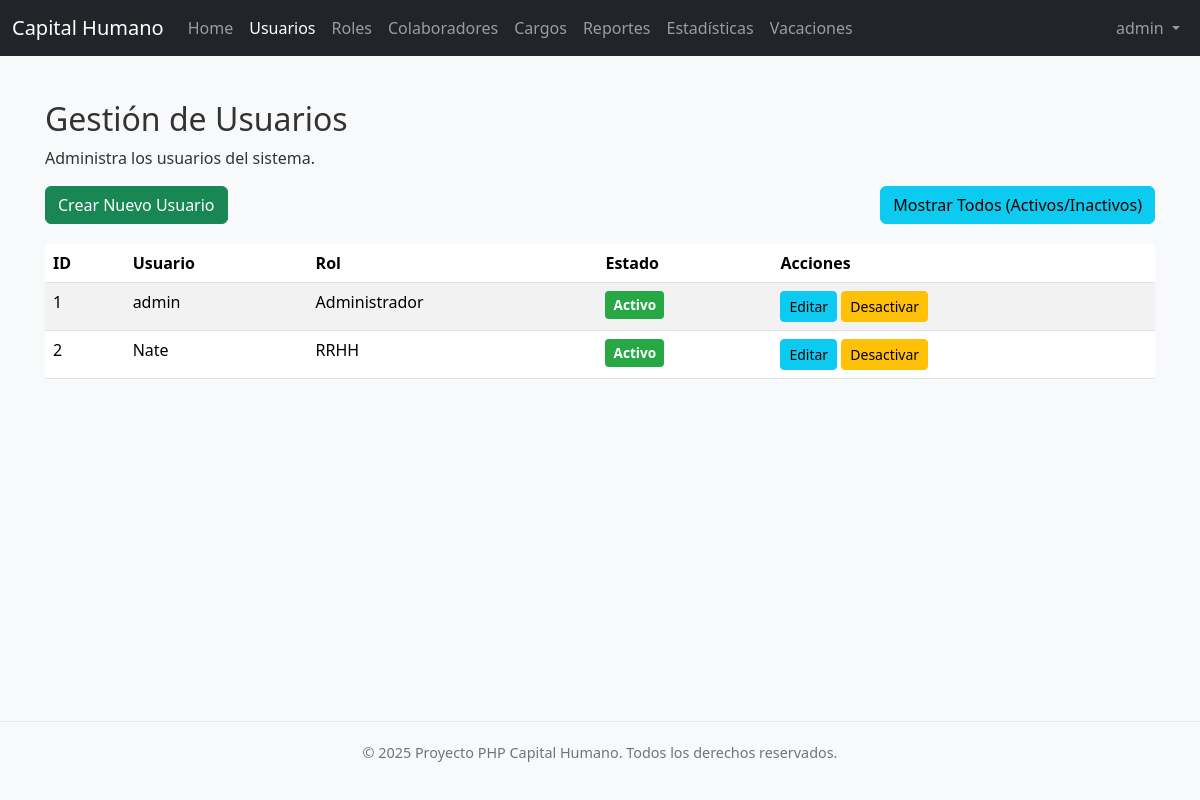
The page /usuarios/index.php (signed in) on the database as committed earlier.
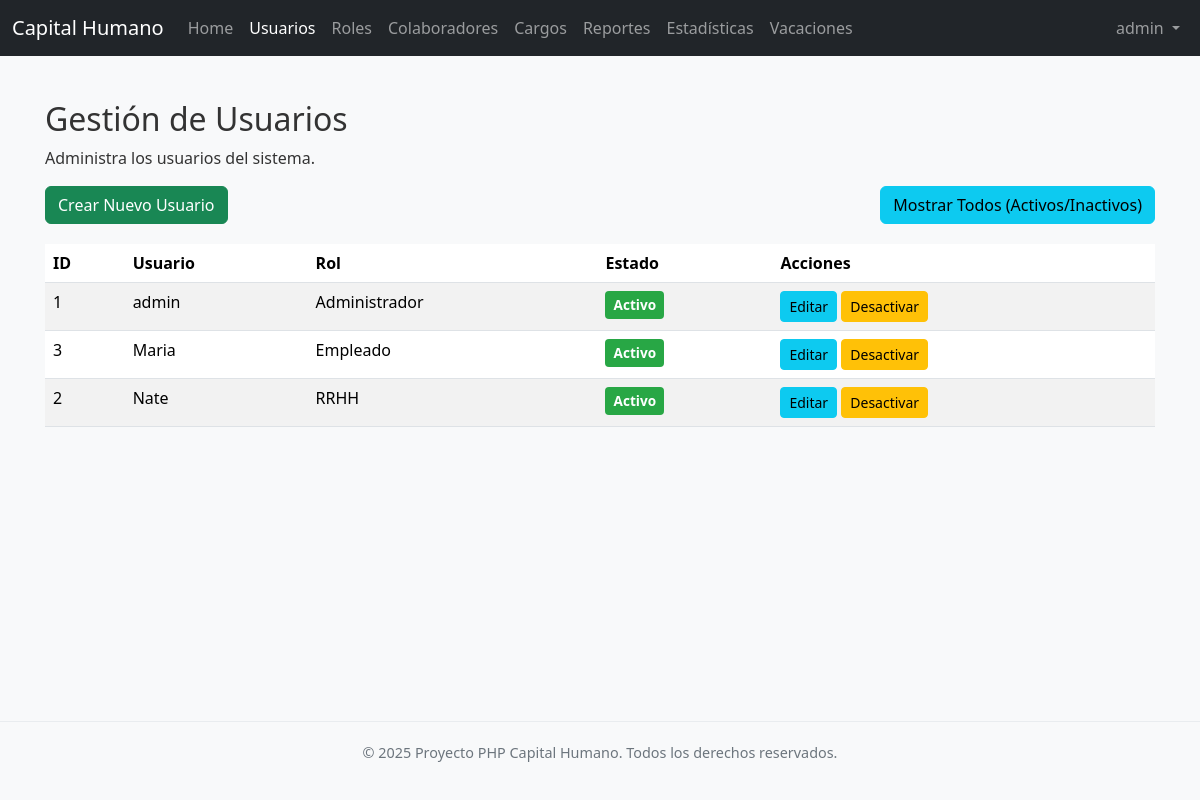
The same page on the database as committed later.
### tables this page shows
CREATE TABLE IF NOT EXISTS `usuarios` (
  `id` int NOT NULL AUTO_INCREMENT,
  `nombre_usuario` varchar(50) NOT NULL,
  `contrasena` varchar(255) NOT NULL,
  `id_rol` int DEFAULT '3',
  `activo` tinyint(1) DEFAULT '1',
  PRIMARY KEY (`id`),
  UNIQUE KEY `nombre_usuario` (`nombre_usuario`),
  KEY `usuarios_rol_fk` (`id_rol`)
);

CREATE TABLE IF NOT EXISTS `roles` (
  `id_rol` int NOT NULL AUTO_INCREMENT,
  `nombre_rol` varchar(50) NOT NULL,
  `descripcion` text,
  PRIMARY KEY (`id_rol`),
  UNIQUE KEY `nombre_rol` (`nombre_rol`)
);

### usuarios/funciones.php (called while the page is built, shortened)
<?php
function getUsuarios($link, $mostrar_todos = false) {
    $usuarios = [];
    $sql = "SELECT u.id, u.nombre_usuario, r.nombre_rol, u.activo FROM usuarios u JOIN roles r ON u.id_rol = r.id_rol";
    if (!$mostrar_todos) {
        $sql .= " WHERE u.activo = 1";
    }
    $sql .= " ORDER BY u.nombre_usuario ASC";
    if ($result = mysqli_query($link, $sql)) {
        while ($row = mysqli_fetch_assoc($result)) {
            $usuarios[] = $row;
        }
    }
    return $usuarios;
}
?>

### usuarios/index.php (the view, shortened to what this page needs)
<?php
require_once '../config.php';
require_once 'funciones.php';
require_once '../classes/Footer.php';
require_once '../includes/navbar.php';
$usuarios = getUsuarios($link, isset($_GET['mostrar_todos']));
?>
<!DOCTYPE html>
<html lang="es">
<head>
    <link href="https://cdn.jsdelivr.net/npm/bootstrap@5.3.3/dist/css/bootstrap.min.css" rel="stylesheet">
    <link rel="stylesheet" href="../css/style.css">
</head>
<body>
    <div class="container mt-4 content-wrapper">
        <h2>Gestión de Usuarios</h2>
        <p>Administra los usuarios del sistema.</p>
        <div class="d-flex justify-content-between mb-3">
            <a href="crear.php" class="btn btn-success">Crear Nuevo Usuario</a>
            <?php if (isset($_GET['mostrar_todos'])): ?>
                <a href="index.php" class="btn btn-info">Mostrar Solo Activos</a>
            <?php else: ?>
                <a href="index.php?mostrar_todos=true" class="btn btn-info">Mostrar Todos (Activos/Inactivos)</a>
            <?php endif; ?>
        </div>
        <?php if (!empty($usuarios)): ?>
            <div class="table-responsive">
                <table class="table table-striped table-hover">
                    <thead>
                        <tr>
                            <th>ID</th>
                            <th>Usuario</th>
                            <th>Rol</th>
                            <th>Estado</th>
                            <th>Acciones</th>
                        </tr>
                    </thead>
                    <tbody>
                        <?php foreach ($usuarios as $usuario): ?>
                            <tr>
                                <td><?php echo htmlspecialchars($usuario['id']); ?></td>
                                <td><?php echo htmlspecialchars($usuario['nombre_usuario']); ?></td>
                                <td><?php echo htmlspecialchars($usuario['nombre_rol']); ?></td>
                                <td>
                                    <?php if ($usuario['activo'] == 1): ?>
                                        <span class="status-badge active">Activo</span>
                                    <?php else: ?>
                                        <span class="status-badge inactive">Inactivo</span>
                                    <?php endif; ?>
                                </td>
                                <td>
                                    <a href="editar.php?id=<?php echo $usuario['id']; ?>" class="btn btn-info btn-sm">Editar</a>
                                    <?php if ($usuario['activo'] == 1): ?>
                                        <a href="eliminar.php?id=<?php echo $usuario['id']; ?>" class="btn btn-warning btn-sm" onclick="return confirm('¿Está seguro de DESACTIVAR este usuario?');">Desactivar</a>
                                    <?php else: ?>
                                        <a href="activar.php?id=<?php echo $usuario['id']; ?>" class="btn btn-success btn-sm" onclick="return confirm('¿Está seguro de ACTIVAR este usuario?');">Activar</a>
                                    <?php endif; ?>
                                </td>
                            </tr>
                        <?php endforeach; ?>
                    </tbody>
                </table>
            </div>
        <?php else: ?>
            <div class="alert alert-info">No hay usuarios registrados en el sistema.</div>
        <?php endif; ?>
    </div>
    <?php
    if (class_exists('Footer')) {
        $footer = new Footer();
        $footer->render();
    } else {
        echo '<footer class="footer">';
        echo '  <div class="container">';
        echo '      <p>&copy; ' . date("Y") . ' Proyecto PHP Capital Humano. Todos los derechos reservados.</p>';
        echo '  </div>';
        echo '</footer>';
    }
    ?>
</body>
</html>

Rows that differ between the two databases and show on the page:
now on this page (row edited): usuarios: id "3", nombre_usuario "Maria", id_rol.nombre_rol "Empleado", activo "Activo"
